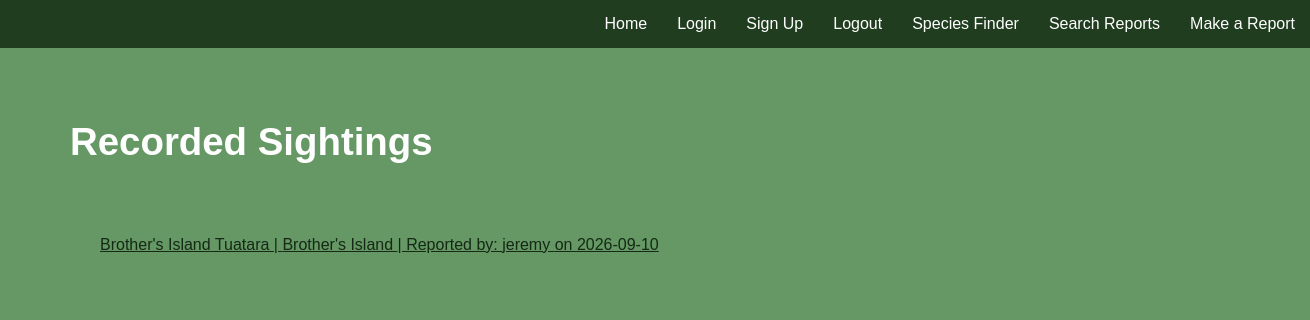
Page /searchreports on the earlier database version.
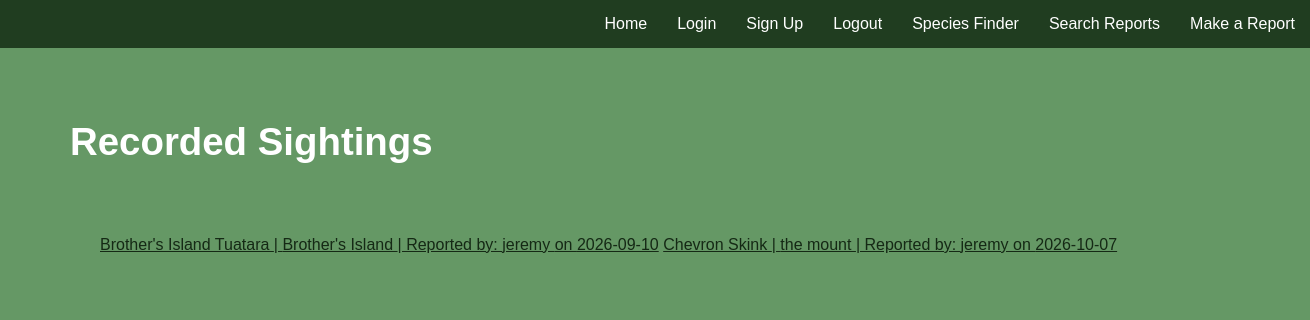
Same page on the later database version.
### tables this page shows
CREATE TABLE "reports" (
	"reportid"	INTEGER NOT NULL UNIQUE,
	"location"	TEXT NOT NULL,
	"username"	TEXT NOT NULL,
	"speciesid"	INTEGER NOT NULL,
	"date"	TEXT NOT NULL,
	PRIMARY KEY("reportid" AUTOINCREMENT),
	FOREIGN KEY("speciesid") REFERENCES "species"("speciesid")
);

CREATE TABLE "species" (
	"speciesid"	INTEGER NOT NULL UNIQUE,
	"commonname"	TEXT NOT NULL UNIQUE,
	"latinname"	TEXT NOT NULL UNIQUE,
	PRIMARY KEY("speciesid" AUTOINCREMENT)
);

### app.py (the view)
@app.route('/searchreports', methods=["GET", "POST"])
def searchreports():
    sql = "SELECT species.commonname, reports.username, reports.location, reports.date, reports.reportid FROM reports LEFT JOIN species ON reports.speciesid = species.speciesid"
    results = query_db(sql)
    return render_template('searchreports.html', results=results)

### app.py (called while the page is built)
def query_db(sql, args=(), one=False):
    db = sqlite3.connect(DATABASE)
    cursor = db.cursor()
    cursor.execute(sql, args)
    results = cursor.fetchall()
    db.commit()
    db.close()
    return (results[0] if results else None) if one else results

### templates/searchreports.html (shortened to what this page needs)
{% extends 'base.html' %}
{% block content %}
<main>
    <div class="sight">
        <h2>Recorded Sightings</h2>
    </div>
        <div class="resulttext">
            {% for result in results %}
            <a href="reports/{{result[4]}}">{{result[0]}} | {{result[2]}} | Reported by: {{result[1]}} on {{result[3]}}</a>
            {% endfor %}
        </div>
    </body>
{% endblock %}

### templates/base.html (shortened to what this page needs)
<!DOCTYPE html>
<html lang="en">
<head>
    <link rel="stylesheet" href="{{ url_for('static', filename= 'style.css') }}">
</head>
<body>
    {% include 'nav.html' %}
    {% block content %}
    {% endblock %}
</body>
</html>

### templates/nav.html
<nav class="navbar">
    <ul>
        <li><a href="/report">Make a Report</a></li>
        <li><a href="/searchreports">Search Reports</a></li>
        <li><a href="/speciesfinder">Species Finder</a></li>
        <li><a href="/logout">Logout</a></li>
        <li><a href="/signup">Sign Up</a></li>
        <li><a href="/login">Login</a></li>
        <li><a href="/">Home</a></li>
    </ul>
</nav>

### static/style.css (style rules this page uses)
body { margin: 0px; background-color: rgb(101, 152, 101); font-family: Verdana, Geneva, Tahoma, sans-serif; padding: 0px; justify-content: center; align-items: center; height: 100vh; overflow-x: hidden; }
.navbar ul { list-style-type: none; background-color: rgb(32, 61, 32); padding: 0px; margin: 0px; overflow: hidden; }
.navbar a { color: white; text-decoration: none; padding: 15px; display: block; text-align: center; }
.navbar li { float: right; }
a { color: rgb(21, 41, 21); }
.sight { color: rgb(255, 255, 255); position: relative; text-align: left; margin-left: 70px; top: 40px; width: 100%; font-size: 1.6rem; }
.resulttext { color: rgb(255, 255, 255); position: relative; text-align: left; margin-left: 100px; top: 80px; width: 100%; font-size: 1rem; }

Differences in the rows shown:
added reports: commonname "Chevron Skink", location "the mount", username "jeremy", date "2026-10-07"
